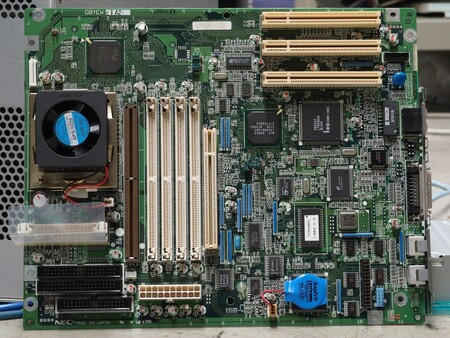
#> input picture test_img/im01.png, 450 x 338 px
$ python -i image_preprocessor.py   (imports and definitions only)
#> lines starting #> are read from the running program, lines starting #| are printed output that depends on the picture
#> further down, picture is the input picture: shape (338, 450, 3); mean B, G, R 88, 96.1, 90.9
import cv2
import numpy as np


class Preprocessor:
    """
    Clase encargada de preprocesar imágenes para facilitar su análisis posterior.
    Aplica reducción de ruido y conversión a escala de grises.
    """

    def __init__(self):
        """
        Inicializa el preprocesador. Actualmente no recibe parámetros.
        """
        pass

    def preprocess_image(self, image: np.ndarray) -> np.ndarray:
        """
        Preprocesa una imagen aplicando reducción de ruido, escalado y conversión a escala de grises.
        """
        # Denoising
        denoised = cv2.fastNlMeansDenoisingColored(image, None, 10, 10, 7, 21)
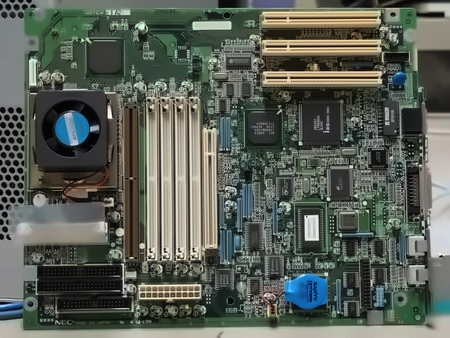
#> denoised: shape (338, 450, 3); mean B, G, R 86.8, 95.7, 90

        # Escalar a la mitad
        height, width = denoised.shape[:2]
#> height = 338; width = 450
        scaled = cv2.resize(denoised, (width // 2, height // 2))
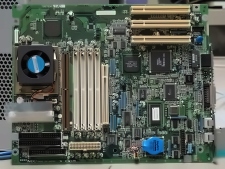
#> scaled: shape (169, 225, 3); mean B, G, R 86.9, 95.8, 90.1

        # Convertir a escala de grises
        gray = cv2.cvtColor(scaled, cv2.COLOR_BGR2GRAY)
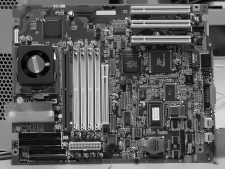
#> gray: shape (169, 225); min 2, max 251, mean 93.1

        return gray

    def rotate_image(self, image: np.ndarray, angle: float) -> np.ndarray:
        """
        Rota una imagen alrededor de su centro sin recortarla.
        """
        h, w = image.shape[:2]
        center = (w // 2, h // 2)
        M = cv2.getRotationMatrix2D(center, angle, 1.0)
        rotated = cv2.warpAffine(image, M, (w, h), flags=cv2.INTER_LINEAR, borderMode=cv2.BORDER_REPLICATE)
        return rotated

>>> import cv2
>>> picture = cv2.imread('../test_img/im01.png')
>>> result = Preprocessor().preprocess_image(picture)
